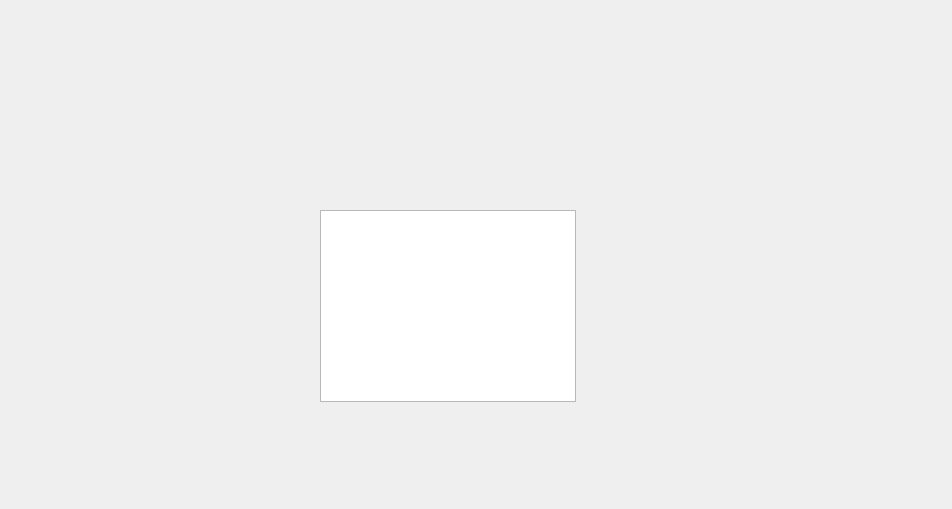
<?xml version="1.0" encoding="UTF-8"?>
<ui version="4.0">
 <class>logViewer</class>
 <widget class="QDialog" name="logViewer">
  <property name="geometry">
   <rect>
    <x>0</x>
    <y>0</y>
    <width>952</width>
    <height>509</height>
   </rect>
  </property>
  <property name="sizePolicy">
   <sizepolicy hsizetype="Fixed" vsizetype="Fixed">
    <horstretch>0</horstretch>
    <verstretch>0</verstretch>
   </sizepolicy>
  </property>
  <property name="windowTitle">
   <string notr="true">Dialog</string>
  </property>
  <widget class="QTextBrowser" name="textBrowser">
   <property name="geometry">
    <rect>
     <x>320</x>
     <y>210</y>
     <width>256</width>
     <height>192</height>
    </rect>
   </property>
  </widget>
 </widget>
 <resources/>
 <connections/>
</ui>
